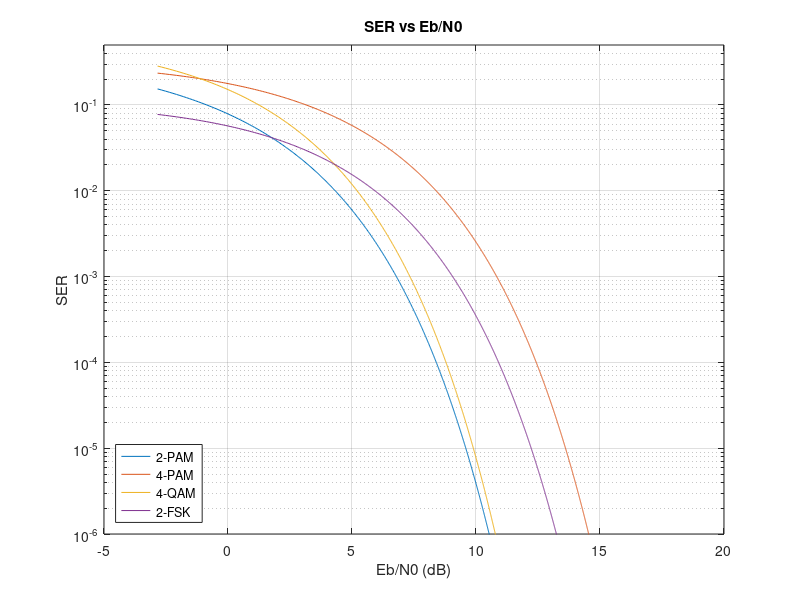

Write the MATLAB code that produced this figure.
%% Exame Final de EET-50: Luis Felipe Silva Rezende Soares %%
% Instituto Tecnológico de Aeronáutica, Junho de 2023 %
% Introdução a Sistemas de Comunicação %

%% Questão 1 %%

% Estime, atraves de simulacao computacional (m ́etodo de Monte Carlo),
% a probabilidade de erro de sımbolo (Pe) em fun ̧c ̃ao da raz ̃ao Eb/N0, para
% um canal AWGN de media zero e PSD N0/2, para as modulacoes em banda
% base a seguir:
% a) 2-PAM (BPSK)
% b) 4-PAM
% c) 4-QAM (QPSK)
% d) 2-FSK
% Obs: Os resultados das simula ̧c ̃oes devem ser comparados com os
% resultados te ́oricos, na mesma figura de Pe × (Eb/N0)

%% Resolução da Questão 1 %%
clear all; clc;

% Calculo da energia de simbolo%
delta = 1;
M = 2;                          % Modulacao 2-PAM
N = 4;                          % Modulacao 4-PAM
S = 4;                          % Modulacao 4-QAM
F = 2;                          % Modulacao 2-FSK
Es = (delta^2)*(M^2 - 1)/12;    % Energia do Simbolo de 2-PAM
Es_4PAM = (delta^2)*(N^2-1)/12; % Energia do Simbolo de 4-PAM
Es_4QAM = (delta^2)*(S-1)/6;    % Energia do Símbolo de 4-QAM
Es_2FSK = (delta^2);            % Energia do Símbolo de 2-FSK (='s)

% Calculo da energia de bit %

K_2PAM = ceil(log(M)/log(2));           % Ceiling de numero fracionario
Eb0 = Es/K_2PAM;                        % Energia do Bit de 2PAM
K_4PAM = ceil(log(N)/log(2));           % Ceiling de numero fracionario de 4PAM
Eb0_4PAM = Es_4PAM/K_4PAM;              % Energia do Bit de 4PAM
K_4QAM = ceil(log2(S));                 % Ceiling do Bit de 4QAM
Eb0_4QAM = Es_4QAM/K_4QAM;              % Energia do Bit de 4QAM
K_2FSK = ceil(log2(F));                 % Ceiling do Bit de 2FSK
Eb0_2FSK = Es_2FSK/K_2FSK;              % Energia do Bit de 2FSK


% Parametros Iniciais de Calculo $
mu = 0;
sigma = 1;
delta_n = 10^-2;

% Inicializacao dos Vetores e Valores %
Q_v = [];                       % Vetor para as integrais em Eb/N0;
Q_v_4PAM = [];                  % Vetor para as integrais em Eb/N0 de 4-PAM;
Q_v_4QAM = [];
Q_v_2FSK = [];
P_erro_2PAM_v = [];             % Vetor para as probabilidades de erro 2PAM
P_erro_4PAM_v = [];             % Vetor para as probabilidades de erro 4PAM
P_erro_4QAM_v = [];
P_erro_2FSK_v = [];
Ebv = [];                       % Vetor para os valores de Energia de Bit de 2PAM
Ebv_4PAM = [];                  % Vetor para os valores de Energia de Bit de 4PAM
Ebv_4QAM = [];
Ebv_2FSK = [];
P_e_2PAM_DB = [];               % Vetor para os valores de DB de 2PAM
P_e_4PAM_DB = [];               % Vetor para os valores de DB de 4PAM
P_e_4QAM_DB = [];
P_e_2FSK_DB = [];
N0 = 2*Eb0;                     % A razão Eb/N0 inicia em -3 dB, em que Eb é igual à PSD do ruido AWGN.
IterLimit = 100*Eb0/delta_n + 1; % Limite de Interações: 30 dB %

%% Loop de Construção dos Vetores %%

% Iteração para ambas as modulacoes %
for i = 1:IterLimit

    Eb = Eb0 + i*delta_n;                       % Atualizacao da Energia do Bit de 2-PAM
    Eb_4PAM = Eb0_4PAM + i*delta_n;             % Atualizacao da Energia do Bit de 4-PAM
    Eb_4QAM = Eb0_4QAM + i*delta_n;             % Atualizacao da Energia do Bit de 4-QAM
    Eb_2FSK = Eb0_2FSK + i*delta_n;             % Atualizacao da Energia do Bit de 2-FSK
    Ebv(i) = 10*log10(Eb/N0);                   % 2-PAM em DB
    Ebv_4PAM(i) = 10*log10(Eb_4PAM/N0);         % 4-PAM em DB    
    Ebv_4QAM(i) = 10*log10(Eb_4QAM/N0);         % 4-QAM em DB
    Ebv_2FSK(i) = 10*log10(Eb_2FSK/N0);         % 2-FSK em DB

% O calculo da probabilidade de erro de uma modulação M-PAM é dada por:
x = sqrt((6*(log2(M))/(M^2-1))*(Eb/N0));
lowerLimit_2PAM = x;
y = sqrt((6*(log2(N))/(N^2-1))*(Eb_4PAM/N0));
lowerLimit_4PAM = y;
upperLimit = Inf;

% Definindo a Funcao Gaussiana de Densidade de Probabilidade %
q = @(x) normpdf(x, mu, sigma);

% Calculando a integral da Gaussiana para Modulacao 2-PAM %
Q = integral(q, lowerLimit_2PAM, upperLimit);    % Integral
Q_v(i) = Q;                                 % Push em Vetor de 2-PAM
P_erro_2PAM = 2*(1 - (1/M))*Q;              % Probabilidade de 2-PAM
P_erro_2PAM_v(i)= P_erro_2PAM;              % Push no Vetor de Probabilidade
P_e_2PAM_DB(i) = 10*log10(P_erro_2PAM);     % Push no Vetor de Probabilidade em DB

% Calculando a integral da Gaussiana para Modulacao 4-PAM %
Q = integral(q, lowerLimit_4PAM, upperLimit);
Q_v_4PAM(i) = Q;
P_erro_4PAM = 2*(1 - (1/N))*Q;
P_erro_4PAM_v(i) = P_erro_4PAM;
P_e_4PAM_DB(i) = 10*log10(P_erro_4PAM);

%  % Vamos agora calcular para uma Modulacao 4-QAM %  %

% Calculando a integral da Gaussiana para Modulacao 4-QAM
lowerLimit_4QAM = sqrt((3*log2(S)/(S-1))*(Eb_4QAM/N0));
Q = integral(q, lowerLimit_4QAM, upperLimit);
Q_v_4QAM = Q;
P_erro_4QAM = 4*(1 - (1/sqrt(S)))*Q - 4*((1 - (1/sqrt(S)))^2)*Q^2;
P_erro_4QAM_v(i) = P_erro_4QAM;
P_e_4PAM_DB(i) = 10*log10(P_erro_4QAM);

% % Vamos calcular para a Modulacao 2-FSK % %
lowerLimit_2FSK = sqrt(Eb_2FSK/N0);
Q = integral(q, lowerLimit_2FSK, upperLimit);
Q_v_2FSK = Q;
P_erro_2FSK = Q;
P_erro_2FSK_v(i) = P_erro_2FSK;
P_e_2FSK_DB(i) = 10*log10(P_erro_2FSK);
end

%% Plot da Figura com Todas as Modulacoes %%
figure();
semilogy(Ebv, P_erro_2PAM_v);
hold on;
xlabel('Eb/N0 (dB)');
ylabel('SER');
title('SER vs Eb/N0');
semilogy(Ebv, P_erro_4PAM_v);
semilogy(Ebv, P_erro_4QAM_v)
semilogy(Ebv, P_erro_2FSK_v);
ylim([10^-6, 0.5]);
legend('2-PAM', '4-PAM','4-QAM','2-FSK', 'Location', 'southwest');
grid on;
hold off;